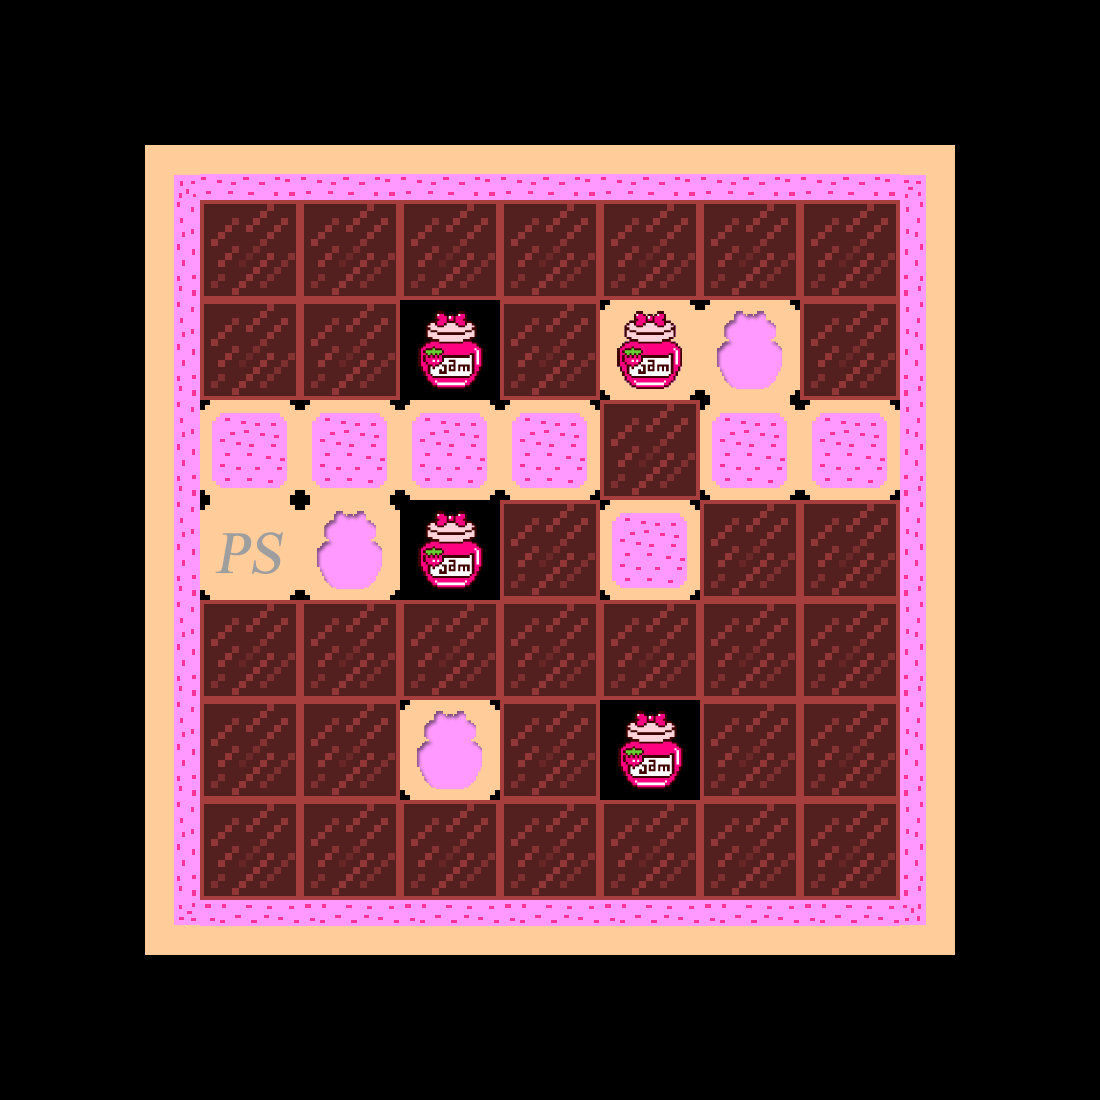

Rendered tile map (Tiled .tmx) drawn with the repository's tilesets; below, a short description and the full map source, tile grids included:
An orthogonal 11x11 tile map with 100x100 px tiles, 1 tile layer (Tile Layer 1).

<map version="1.0" tiledversion="1.0.3" orientation="orthogonal" renderorder="right-down" width="11" height="11" tilewidth="100" tileheight="100" nextobjectid="1">
 <properties>
  <property name="eatPower" type="int" value="0" />
  <property name="par" type="int" value="20" />
 </properties>
 <tileset firstgid="1" source="newTileSet.tsx" />
 <layer name="Tile Layer 1" width="11" height="11">
  <data encoding="csv">
0,0,0,0,0,0,0,0,0,0,0,
0,17,14,14,14,14,14,14,14,18,0,
0,15,1,1,1,1,1,1,1,16,0,
0,15,1,1,21,1,22,8,1,16,0,
0,15,7,7,7,7,1,7,7,16,0,
0,15,23,8,21,1,7,1,1,16,0,
0,15,1,1,1,1,1,1,1,16,0,
0,15,1,1,8,1,21,1,1,16,0,
0,15,1,1,1,1,1,1,1,16,0,
0,19,13,13,13,13,13,13,13,20,0,
0,0,0,0,0,0,0,0,0,0,0
</data>
 </layer>
</map>
